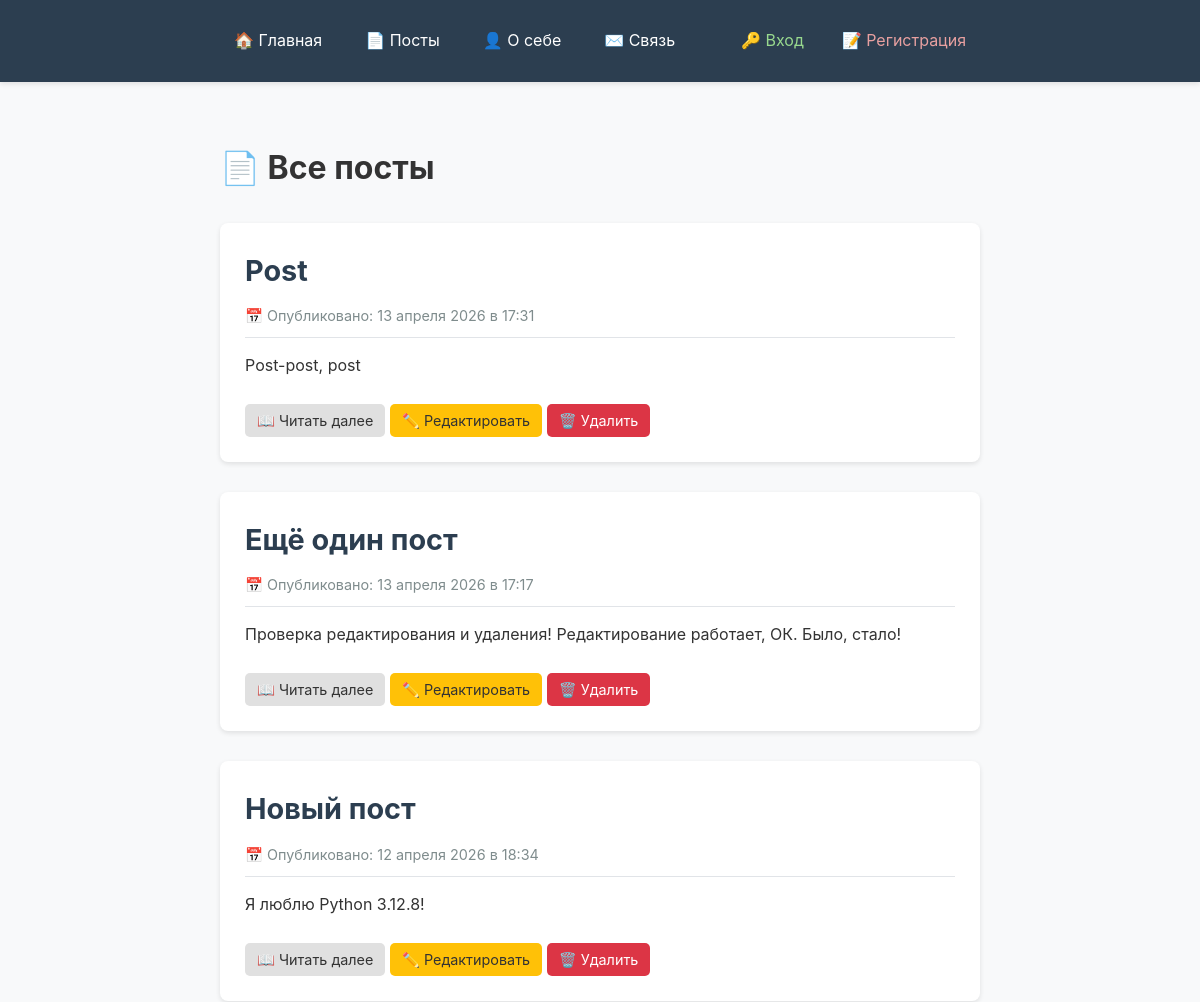
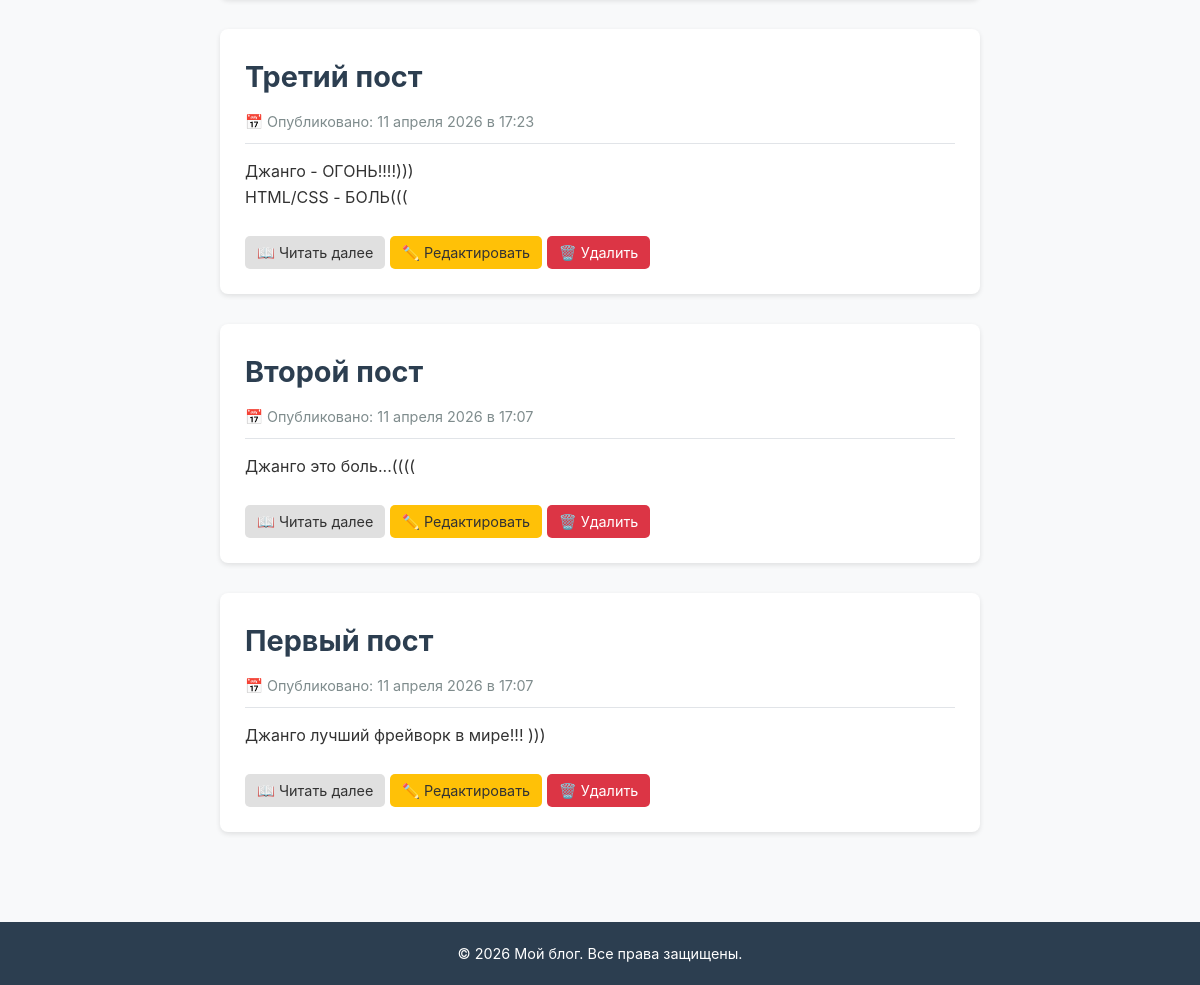
/posts/, run on the app's committed database (2 pictures, top to bottom).
### blog_app/models.py (models this page shows, shortened)
class Post(models.Model):
    title = models.CharField(max_length=200)
    content = models.TextField()
    created_at = models.DateTimeField(auto_now_add=True)

### blog_app/views.py (the view)
# urls.py: path('posts/', views.PostListView.as_view(), name='post_list'),
class PostListView(ListView):
    model = Post
    template_name = 'blog_app/posts.html'
    context_object_name = 'posts'
    ordering = ['-created_at']

### templates/blog_app/posts.html (shortened to what this page needs)
{% extends 'blog_app/base_header.html' %}
{% load static %}
{% block content %}
<div class="blog-container">
    <div class="posts-header">
        <h1>📄 Все посты</h1>
    </div>
    {% if posts %}
        <div class="posts-list">
            {% for post in posts %}
                <article class="post">
                    <h2 class="post-title">
                        <a href="{% url 'post_detail' post.pk %}" class="post-link">{{ post.title }}</a>
                    </h2>
                    <div class="post-meta">
                        📅 Опубликовано: {{ post.created_at|date:"d E Y" }} в {{ post.created_at|date:"H:i" }}
                    </div>
                    <div class="post-content">
                        {{ post.content|linebreaks|truncatewords:50 }}
                    </div>
                    <br>
                    <div class="post-actions">
                        <a href="{% url 'post_detail' post.pk %}" class="btn btn-small">📖 Читать далее</a>
                        <a href="{% url 'post_edit' post.pk %}" class="btn btn-small btn-edit">✏️ Редактировать</a>
                        <a href="{% url 'post_delete' post.pk %}" class="btn btn-small btn-danger">🗑️ Удалить</a>
                    </div>
                </article>
            {% endfor %}
        </div>
    {% else %}
        <div class="empty-state">
            <p>😕 Пока нет постов.</p>
            <p>Станьте первым, кто создаст пост!</p>
            <a href="{% url 'post_create' %}" class="btn btn-primary">➕ Создать первый пост</a>
        </div>
    {% endif %}
</div>
{% endblock %}

### static/css/main.css (style rules this page uses)
html, body { height: 100%; margin: 0; padding: 0; }
.flex-body { display: flex; flex-direction: column; min-height: 100vh; }
.blog-container { max-width: 800px; margin: 0 auto; padding: 20px; }
.btn { display: inline-block; padding: 10px 20px; background: #e0e0e0; color: #333; text-decoration: none; border-radius: 5px; border: none; cursor: pointer; transition: all 0.3s; }
.btn-small { padding: 5px 12px; font-size: 0.9rem; }
.btn-edit { background: #ffc107; color: #333; }
.btn-danger { background: #dc3545; color: white; }
.post { background: white; border-radius: 8px; padding: 25px; margin-bottom: 30px; box-shadow: 0 2px 5px rgba(0, 0, 0, 0.1); transition: transform 0.2s; }
.post-title { color: #2c3e50; font-size: 1.8rem; margin-bottom: 10px; }
.post-title a { color: inherit; text-decoration: none; }
.post-meta { color: #7f8c8d; font-size: 0.9rem; margin-bottom: 15px; padding-bottom: 10px; border-bottom: 1px solid #e1e4e8; }
.post-content { color: #333; line-height: 1.6; margin-top: 15px; }
.post-link { color: #2c3e50; text-decoration: none; transition: color 0.3s; }
.posts-header { display: flex; justify-content: space-between; align-items: center; margin-bottom: 30px; flex-wrap: wrap; gap: 20px; }
* { margin: 0; padding: 0; box-sizing: border-box; }
body { font-family: -apple-system, BlinkMacSystemFont, "Segoe UI", Roboto, Oxygen, Ubuntu, sans-serif; background-color: #f8f9fa; color: #333; line-height: 1.6; }

### data on the page
Post: title "Post", created_at "13 апреля 2026", created_at "17:31", content "Post-post, post"
Post: title "Ещё один пост", created_at "13 апреля 2026", created_at "17:17", content "Проверка редактирования и удаления! Редактирование работает, ОК. Было, стало!"
Post: title "Новый пост", created_at "12 апреля 2026", created_at "18:34", content "Я люблю Python 3.12.8!"
Post: title "Третий пост", created_at "11 апреля 2026", created_at "17:23", content "Джанго - ОГОНЬ!!!!))) HTML/CSS - БОЛЬ((("
Post: title "Второй пост", created_at "11 апреля 2026", created_at "17:07", content "Джанго это боль...(((("
Post: title "Первый пост", created_at "11 апреля 2026", created_at "17:07", content "Джанго лучший фрейворк в мире!!! )))"
